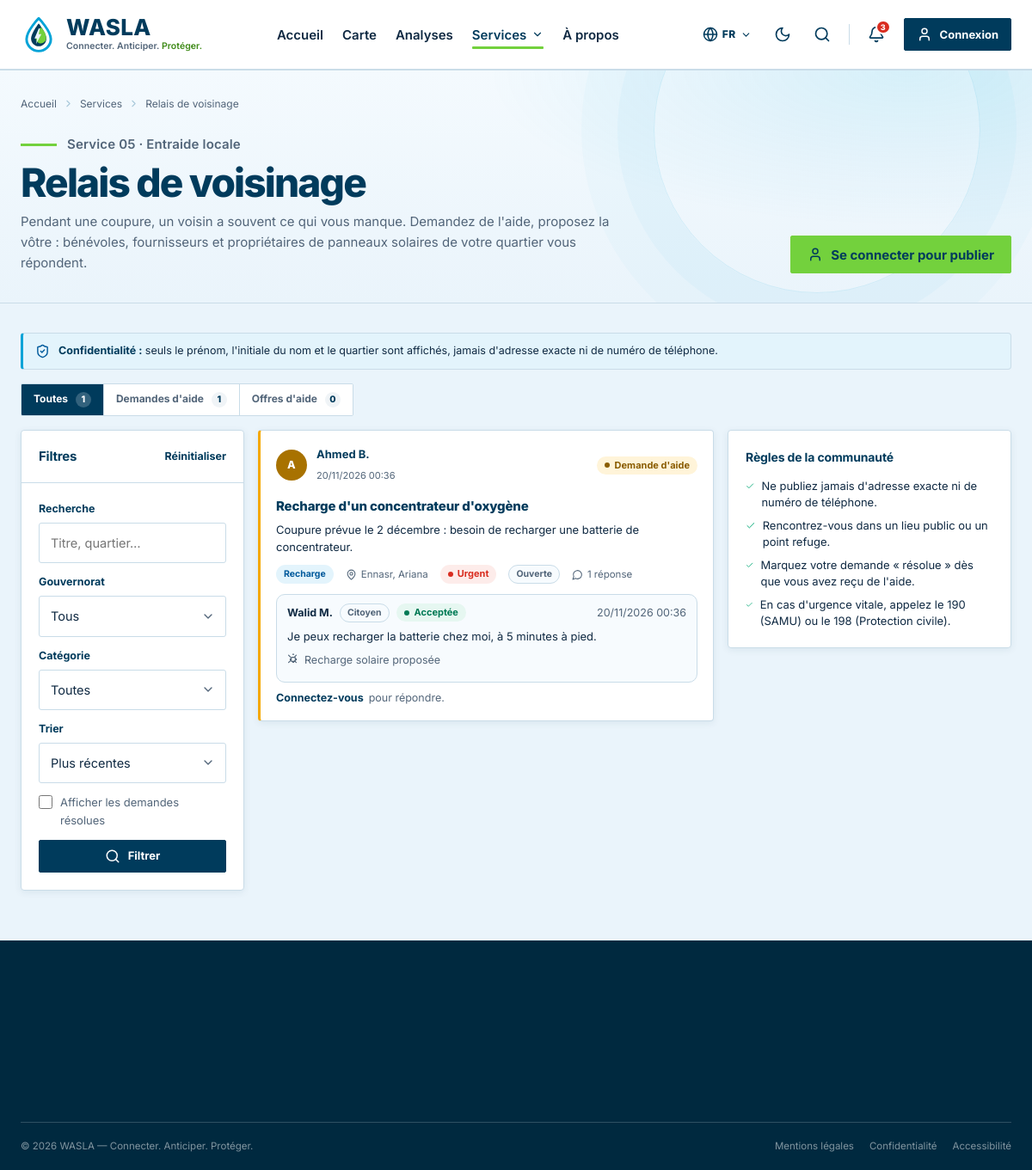
Screenshot of /index.php?action=relais with the database file from the repository.
### tables this page shows
CREATE TABLE IF NOT EXISTS demande_assistance (
    id_demande     INT          NOT NULL AUTO_INCREMENT,
    id_utilisateur INT          NOT NULL,
    sens           ENUM('demande','offre') NOT NULL DEFAULT 'demande',
    categorie      ENUM('eau','recharge','electricite','generateur','hebergement','transport','aines','autre','sante') NOT NULL,  
    titre          VARCHAR(120) NOT NULL,
    description    TEXT         NOT NULL,
    id_zone        INT          NOT NULL,
    quartier       VARCHAR(100) NULL,
    urgence        ENUM('faible','moyenne','haute') NOT NULL DEFAULT 'moyenne',
    id_fournisseur INT          NULL,                      
    date_souhaitee DATE         NULL,
    creneau        ENUM('matin','apres_midi','soir') NULL,
    telephone      VARCHAR(20)  NULL,
    statut         ENUM('ouverte','prise_en_charge','resolue','annulee') NOT NULL DEFAULT 'ouverte',
    date_creation  DATETIME     NOT NULL DEFAULT CURRENT_TIMESTAMP,
    PRIMARY KEY (id_demande),
    KEY idx_demande_zone_statut (id_zone, statut),
    CONSTRAINT fk_demande_utilisateur FOREIGN KEY (id_utilisateur)
        REFERENCES utilisateur (id_utilisateur) ON DELETE CASCADE ON UPDATE CASCADE,
    CONSTRAINT fk_demande_zone FOREIGN KEY (id_zone)
        REFERENCES zone (id_zone) ON DELETE RESTRICT ON UPDATE CASCADE,
    CONSTRAINT fk_demande_fournisseur FOREIGN KEY (id_fournisseur)
        REFERENCES utilisateur (id_utilisateur) ON DELETE SET NULL ON UPDATE CASCADE
);

CREATE TABLE IF NOT EXISTS utilisateur (
    id_utilisateur     INT          NOT NULL AUTO_INCREMENT,
    nom                VARCHAR(50)  NOT NULL,
    prenom             VARCHAR(50)  NOT NULL,
    email              VARCHAR(150) NOT NULL,
    telephone          VARCHAR(20)  NULL,
    mot_de_passe       VARCHAR(255) NOT NULL,
    role               ENUM('citoyen','admin','steg','sonede','entreprise','fournisseur')
                                    NOT NULL DEFAULT 'citoyen',
    statut_compte      ENUM('actif','suspendu') NOT NULL DEFAULT 'actif',
    id_zone            INT          NULL,
    adresse            VARCHAR(255) NULL,
     
    nom_organisation   VARCHAR(100) NULL,                  
    matricule_fiscal   VARCHAR(20)  NULL,                  
    secteur_activite   VARCHAR(60)  NULL,                  
    specialite         ENUM('electricien','plombier','maintenance','solaire','hydraulique') NULL,   
    description        TEXT         NULL,
    compte_verifie     TINYINT(1)   NOT NULL DEFAULT 0,    
    note_moyenne       DECIMAL(2,1) NULL,                  
    date_inscription   DATETIME     NOT NULL DEFAULT CURRENT_TIMESTAMP,
    derniere_connexion DATETIME     NULL,
    PRIMARY KEY (id_utilisateur),
    UNIQUE KEY uq_utilisateur_email (email),
    UNIQUE KEY uq_utilisateur_matricule (matricule_fiscal),
    KEY idx_utilisateur_role (role),
    KEY idx_utilisateur_specialite_zone (specialite, id_zone),
    CONSTRAINT chk_utilisateur_note CHECK (note_moyenne IS NULL OR (note_moyenne >= 0 AND note_moyenne <= 5)),
    CONSTRAINT fk_utilisateur_zone FOREIGN KEY (id_zone)
        REFERENCES zone (id_zone) ON DELETE SET NULL ON UPDATE CASCADE
);

CREATE TABLE IF NOT EXISTS zone (
    id_zone        INT          NOT NULL AUTO_INCREMENT,
    nom_zone       VARCHAR(100) NOT NULL,
    type_zone      ENUM('gouvernorat','delegation') NOT NULL DEFAULT 'gouvernorat',
    id_zone_parent INT          NULL,
    PRIMARY KEY (id_zone),
    UNIQUE KEY uq_zone_nom_parent (nom_zone, id_zone_parent),
    CONSTRAINT fk_zone_parent FOREIGN KEY (id_zone_parent)
        REFERENCES zone (id_zone) ON DELETE SET NULL ON UPDATE CASCADE
);

CREATE TABLE IF NOT EXISTS reponse (
    id_reponse      INT      NOT NULL AUTO_INCREMENT,
    id_demande      INT      NOT NULL,
    id_utilisateur  INT      NOT NULL,                    
    id_installation INT      NULL,                        
    message         TEXT     NOT NULL,
    statut          ENUM('proposee','acceptee','refusee') NOT NULL DEFAULT 'proposee',
    date_reponse    DATETIME NOT NULL DEFAULT CURRENT_TIMESTAMP,
    PRIMARY KEY (id_reponse),
    UNIQUE KEY uq_reponse_unique (id_demande, id_utilisateur),
    CONSTRAINT fk_reponse_demande FOREIGN KEY (id_demande)
        REFERENCES demande_assistance (id_demande) ON DELETE CASCADE ON UPDATE CASCADE,
    CONSTRAINT fk_reponse_utilisateur FOREIGN KEY (id_utilisateur)
        REFERENCES utilisateur (id_utilisateur) ON DELETE CASCADE ON UPDATE CASCADE,
    CONSTRAINT fk_reponse_installation FOREIGN KEY (id_installation)
        REFERENCES installation_solaire (id_installation) ON DELETE SET NULL ON UPDATE CASCADE
);

### views/frontoffice/pages/assistance/relais.php (the view, shortened to what the rows shown need)
<?php
$tabs = ['all' => 'Toutes', 'demande' => "Demandes d'aide", 'offre' => "Offres d'aide", 'mine' => 'Mes publications'];
$activeTab = isset($tabs[$filters['tab']]) ? $filters['tab'] : 'all';
$urgenceBadge = ['haute' => 'outage', 'moyenne' => 'watch', 'faible' => 'normal'];
$statutBadge = ['ouverte' => 'svc-tag', 'prise_en_charge' => 'svc-tag svc-tag--blue', 'resolue' => 'svc-tag svc-tag--green', 'annulee' => 'svc-tag'];
?>
  <main id="main" data-service="relais">
    <section class="page-hero">
      <div class="container">
        <div class="page-hero__row">
          <div>
            <h1>Relais de voisinage</h1>
          </div>
        </div>
      </div>
    </section>
    <section class="page-section page-section--soft">
      <div class="container">
        <div class="svc-layout--three svc-layout" style="margin-top:0;">
          <aside class="svc-stack">
            <form class="card svc-filter-card" method="get" action="index.php">
              <div class="card__header"><h2 class="card__title" style="font-size:15px;">Filtres</h2><a class="text-link" href="<?= url('relais', $activeTab === 'all' ? [] : ['tab' => $activeTab]) ?>">Réinitialiser</a></div>
            </form>
          </aside>
          <div class="svc-stack" aria-live="polite">
<?php foreach ($demandes as $demande):
    $isRequest = $demande->getSens() === 'demande';
    $isMine = $ctrl->isOwner($demande, $user);
    $reps = $reponses[$demande->getIdDemande()] ?? [];
    $author = $isMine ? 'Vous' : $demande->getAuteurPrenom() . ' ' . mb_substr((string) $demande->getAuteurNom(), 0, 1) . '.';
?>
            <article class="card svc-post svc-post--<?= $isRequest ? 'request' : 'offer' ?><?= in_array($demande->getStatut(), ['resolue', 'annulee'], true) ? ' is-resolved' : '' ?>" id="demande-<?= $demande->getIdDemande() ?>">
              <div class="svc-post__head">
                <span class="svc-avatar svc-avatar--sm svc-avatar--<?= $isRequest ? 'amber' : 'green' ?>" aria-hidden="true" data-no-i18n><?= e(mb_strtoupper(mb_substr((string) $demande->getAuteurPrenom(), 0, 1))) ?></span>
                <div class="svc-post__author">
                  <strong data-no-i18n><?= e($author) ?></strong>
                  <span><time datetime="<?= e($demande->getDateCreation()) ?>"><?= e(dateFr($demande->getDateCreation(), true)) ?></time></span>
                </div>
                <span class="status-badge status-badge--<?= $isRequest ? 'watch' : 'normal' ?>"><?= e(DemandeAssistanceModel::SENS[$demande->getSens()]) ?></span>
              </div>
              <h3 class="svc-post__title" data-no-i18n><?= e($demande->getTitre()) ?></h3>
              <p class="svc-post__text" data-no-i18n><?= nl2br(e($demande->getDescription())) ?></p>
              <div class="svc-meta">
                <span class="svc-tag svc-tag--blue"><?= e(DemandeAssistanceModel::TOUTES_CATEGORIES[$demande->getCategorie()] ?? $demande->getCategorie()) ?></span>
                <span><span data-icon="map-pin"></span><span data-no-i18n><?= e(($demande->getQuartier() ? $demande->getQuartier() . ', ' : '') . $demande->getNomZone()) ?></span></span>
<?php if ($isRequest): ?>
                <span class="status-badge status-badge--<?= $urgenceBadge[$demande->getUrgence()] ?? 'watch' ?>"><?= e(DemandeAssistanceModel::URGENCES[$demande->getUrgence()] ?? '') ?></span>
<?php elseif ($demande->getCreneau() !== null): ?>
                <span><span data-icon="clock"></span><?= e(DemandeAssistanceModel::CRENEAUX[$demande->getCreneau()] ?? '') ?></span>
<?php endif; ?>
                <span class="<?= $statutBadge[$demande->getStatut()] ?? 'svc-tag' ?>"><?= e(DemandeAssistanceModel::STATUTS[$demande->getStatut()] ?? '') ?></span>
<?php if ($reps !== []): ?>
                <span><span data-icon="message-circle"></span><?= count($reps) ?> réponse<?= count($reps) > 1 ? 's' : '' ?></span>
<?php endif; ?>
              </div>
<?php require __DIR__ . '/_reponses.php'; ?>
            </article>
<?php endforeach; ?>
          </div>
          <aside class="svc-stack svc-aside-right">
            <article class="card">
              <div class="card__body">
                <h2 class="svc-section-title" style="font-size:14px;">Règles de la communauté</h2>
              </div>
            </article>
          </aside>
        </div>
      </div>
    </section>
  </main>

### views/frontoffice/pages/assistance/_reponses.php (shortened to what the rows shown need)
<?php
$isOwner = $ctrl->isOwner($demande, $user);
?>
<?php if ($reps !== []): ?>
            <ul class="asst-replies" aria-label="Réponses">
<?php foreach ($reps as $rep):
    $repName = $rep->getAuteurRole() === 'fournisseur' && $rep->getAuteurOrganisation()
        ? $rep->getAuteurOrganisation()
        : $rep->getAuteurPrenom() . ' ' . mb_substr((string) $rep->getAuteurNom(), 0, 1) . '.';
    $badge = ['proposee' => 'watch', 'acceptee' => 'normal', 'refusee' => 'nodata'][$rep->getStatut()] ?? 'nodata';
?>
              <li class="asst-reply">
                <div class="asst-reply__head">
                  <strong data-no-i18n><?= e($repName) ?></strong>
                  <span class="svc-tag"><?= e(roleLabel((string) $rep->getAuteurRole())) ?></span>
                  <span class="status-badge status-badge--<?= $badge ?>"><?= e(ReponseModel::STATUTS[$rep->getStatut()] ?? $rep->getStatut()) ?></span>
                  <time class="asst-muted" datetime="<?= e($rep->getDateReponse()) ?>"><?= e(dateFr($rep->getDateReponse(), true)) ?></time>
                </div>
                <p class="asst-reply__text" data-no-i18n><?= nl2br(e($rep->getMessage())) ?></p>
<?php if ($rep->getInstallationAdresse() !== null): ?>
                <p class="asst-muted"><span data-icon="solar-panel"></span> Recharge solaire proposée<?= $isOwner || ($user && $user->getIdUtilisateur() === $rep->getIdUtilisateur()) ? ' : ' . e($rep->getInstallationAdresse()) : '' ?></p>
<?php endif; ?>
              </li>
<?php endforeach; ?>
            </ul>
<?php endif; ?>
<?php
$reason = $ctrl->whyCannotReply($demande, $user);
$already = in_array($demande->getIdDemande(), $repondues, true);
if ($reason === null && !$already):
    $formErrors = $replyTo === $demande->getIdDemande() ? $replyErrors : [];
    $formOld = $replyTo === $demande->getIdDemande() ? $replyOld : ['message' => '', 'id_installation' => ''];
    $fid = 'reply-' . $demande->getIdDemande();
?>
            <details class="asst-reply-box"<?= $formErrors !== [] ? ' open' : '' ?>>
              <summary class="svc-icon-btn"><span data-icon="message-circle"></span><?= $demande->getSens() === 'offre' ? 'Je suis intéressé(e)' : 'Répondre' ?></summary>
              <form class="form-grid" method="post" action="<?= url($retour) ?>" data-validate>
                <?= csrfField() ?>
                <input type="hidden" name="form" value="reponse">
                <input type="hidden" name="id_demande" value="<?= $demande->getIdDemande() ?>">
<?php if (isset($formErrors['form'])): ?>
                <p class="flash flash--error"><?= e($formErrors['form']) ?></p>
<?php endif; ?>
                <div class="field">
                  <label for="<?= $fid ?>-message">Votre message *</label>
                  <textarea class="textarea<?= invalidClass($formErrors, 'message') ?>" id="<?= $fid ?>-message" name="message" rows="3"
                            placeholder="<?= $demande->getIdFournisseur() === null ? 'Présentez votre aide, sans numéro de téléphone ni adresse exacte.' : 'Disponibilité, délai, estimation…' ?>"
                            data-rules="<?= e(DemandeAssistanceController::reponseRules()['message']) ?>"><?= e($formOld['message']) ?></textarea>
                  <?= fieldError($formErrors, 'message') ?>
                </div>
<?php if ($installations !== []): ?>
                <div class="field">
                  <label for="<?= $fid ?>-installation">Proposer une recharge sur mon installation solaire</label>
                  <select class="select<?= invalidClass($formErrors, 'id_installation') ?>" id="<?= $fid ?>-installation" name="id_installation" data-rules="int">
                    <option value="">Non</option>
<?php foreach ($installations as $idInst => $label): ?>
                    <option value="<?= $idInst ?>"<?= (string) $idInst === $formOld['id_installation'] ? ' selected' : '' ?>><?= e($label) ?></option>
<?php endforeach; ?>
                  </select>
                  <?= fieldError($formErrors, 'id_installation') ?>
                </div>
<?php endif; ?>
                <div class="svc-actions" style="justify-content:flex-end;">
                  <button class="btn btn--primary btn--sm" type="submit"><span data-icon="send"></span>Envoyer</button>
                </div>
              </form>
            </details>
<?php elseif ($already && !$isOwner): ?>
            <p class="asst-muted"><span data-icon="check"></span> Vous avez répondu à cette demande.</p>
<?php elseif ($user === null && in_array($demande->getStatut(), ['ouverte', 'prise_en_charge'], true)): ?>
            <p class="asst-muted"><a class="text-link" href="<?= url('connexion') ?>">Connectez-vous</a> pour répondre.</p>
<?php endif; ?>

### rows the page displays
demande_assistance: id_utilisateur.prenom "A", id_utilisateur.nom "Ahmed B.", date_creation "20/11/2026 00:36", sens "Demande d'aide", titre "Recharge d'un concentrateur d'oxygène", description "Coupure prévue le 2 décembre : besoin de recharger une batterie de concentrateur.", categorie "Recharge", quartier.nom_zone "Ennasr, Ariana", urgence "Urgent", statut "Ouverte", id_demande "1"
reponse: id_utilisateur.nom "Walid M.", id_utilisateur.role "Citoyen", statut "Acceptée", date_reponse "20/11/2026 00:36", message "Je peux recharger la batterie chez moi, à 5 minutes à pied."

### other values shown
$label "Toutes"
$counts[$key] "1"
$label "Demandes d'aide"
$label "Offres d'aide"
$counts[$key] "0"
